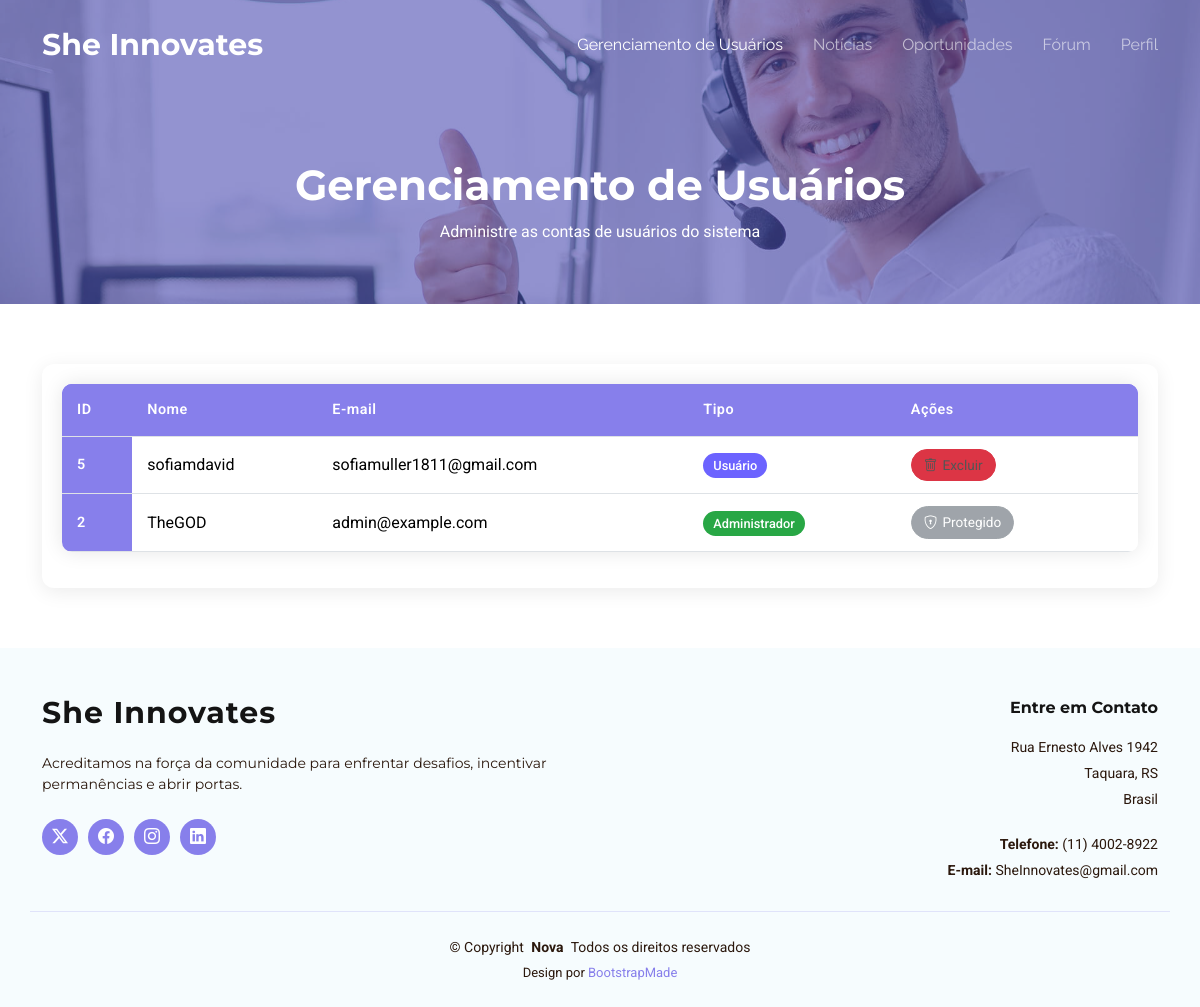
Page /Back-End-Projeto-Integrador/UserADM/controleUserAdm.php on the committed database.
### tables this page shows
CREATE TABLE `usuarios` (
  `usuario_id` int NOT NULL,
  `nome_usuario` varchar(50) NOT NULL,
  `email` varchar(100) NOT NULL,
  `senha` varchar(255) NOT NULL,
  `is_admin` tinyint(1) NOT NULL DEFAULT '0'
);

### Back-End-Projeto-Integrador/UserADM/controleUserAdm.php (the view, shortened to what this page needs)
<!DOCTYPE html>
<html lang="en">
<head>
  <?php require("../Include/hrefCssHead.php"); ?>
</head>
<body class="contact-page">
<?php require_once __DIR__ . '/../Include/menuADM.php'; ?>
<main class="main">
  <div class="page-title dark-background" data-aos="fade" style="background-image: url(../assets/img/contact-page-title-bg.jpg);">
    <div class="container">
      <h1>Gerenciamento de Usuários</h1>
      <nav class="breadcrumbs">
        <ol>
          <li class="current">Administre as contas de usuários do sistema</li>
        </ol>
      </nav>
    </div>
  </div>
  <section id="user-management" class="user-management section">
    <div class="container" data-aos="fade-up">
      <div class="table-responsive">
        <table class="table table-hover user-table">
          <thead>
            <tr>
              <th scope="col">ID</th>
              <th scope="col">Nome</th>
              <th scope="col">E-mail</th>
              <th scope="col">Tipo</th>
              <th scope="col">Ações</th>
            </tr>
          </thead>
          <tbody>
<?php
$host = "db";
$user = "root";
$pass = "root";
$dbname = "meu_banco";
$port = 3306;
$conn = new mysqli($host, $user, $pass, $dbname, $port);
$conn->set_charset("utf8");
$sql = "SELECT usuario_id, nome_usuario, email, is_admin FROM usuarios ORDER BY nome_usuario ASC";
$resultado = $conn->query($sql);
if ($resultado && $resultado->num_rows > 0) {
    while ($linha = $resultado->fetch_assoc()) {
        $id = (int)$linha['usuario_id'];
        $nome = htmlspecialchars($linha['nome_usuario'], ENT_QUOTES, 'UTF-8');
        $email = htmlspecialchars($linha['email'], ENT_QUOTES, 'UTF-8');
        $is_admin = (int)$linha['is_admin'] === 1;
        echo "<tr>";
        echo "<th scope='row'>{$id}</th>";
        echo "<td>{$nome}</td>";
        echo "<td>{$email}</td>";
        echo "<td>" . ($is_admin ? "<span class='badge-admin'>Administrador</span>" : "<span class='badge-user'>Usuário</span>") . "</td>";
        if ($is_admin) {
            echo "<td><button class='btn btn-sm btn-secondary action-btn' disabled><i class='bi bi-shield-lock'></i> Protegido</button></td>";
        } else {
            echo "<td>
                    <button class='btn btn-sm btn-danger action-btn delete-user' data-user-id='{$id}' data-user-name='{$nome}'>
                      <i class='bi bi-trash'></i> Excluir
                    </button>
                  </td>";
        }
        echo "</tr>";
    }
} else {
    echo "<tr><td colspan='5' class='text-center'>Nenhum usuário encontrado.</td></tr>";
}
?>
          </tbody>
        </table>
      </div>
    </div>
  </section>
</main>
<footer id="footer" class="footer light-background">
  <?php require("../Include/footer.php"); ?>
</footer>
</body>
</html>

### assets/css/main.css (style rules this page uses)
:root { --default-font: "Roboto", system-ui, -apple-system, "Segoe UI", Roboto, "Helvetica Neue", Arial, "Noto Sans", "Liberation Sans", sans-serif, "Apple Color Emoji", "Segoe UI Emoji", "Segoe UI Symbol", "Noto Color Emoji"; --heading-font: "Montserrat", sans-serif; --nav-font: "Raleway", sans-serif; }
:root { --background-color: #ffffff; --default-color: #2b180d; --heading-color: #141414; --accent-color: #877feb; --surface-color: #ffffff; --contrast-color: #ffffff; }
:root { --nav-color: rgba(255, 255, 255, 0.6); --nav-hover-color: #ffffff; --nav-mobile-background-color: #ffffff; --nav-dropdown-background-color: #ffffff; --nav-dropdown-color: #212529; --nav-dropdown-hover-color: #56b8e6; }
.light-background { --background-color: #f6fcfe; --surface-color: #ffffff; }
.dark-background { --background-color: #4d4eb2; --default-color: #ffffff; --heading-color: #ffffff; --surface-color: #254160; --contrast-color: #ffffff; }
:root { scroll-behavior: smooth; }
body { color: var(--default-color); background-color: var(--background-color); font-family: var(--default-font); }
h1, h2, h3, h4, h5, h6 { color: var(--heading-color); font-family: var(--heading-font); }
.footer { color: var(--default-color); background-color: var(--background-color); font-size: 14px; position: relative; }
.page-title { color: var(--default-color); background-color: var(--background-color); background-size: cover; background-position: center; background-repeat: no-repeat; padding: 160px 0 60px 0; text-align: center; position: relative; }
.page-title:before { content: ""; background-color: color-mix(in srgb, var(--background-color), transparent 40%); position: absolute; inset: 0; }
.page-title .container { position: relative; }
.page-title h1 { font-size: 42px; font-weight: 700; margin-bottom: 10px; }
.page-title .breadcrumbs ol { display: flex; flex-wrap: wrap; list-style: none; justify-content: center; padding: 0; margin: 0; font-size: 16px; font-weight: 400; }
section, .section { color: var(--default-color); background-color: var(--background-color); padding: 60px 0; scroll-margin-top: 100px; overflow: clip; }
.action-btn { display: flex; align-items: center; margin-right: 20px; color: #555; cursor: pointer; transition: color 0.3s; }
.action-btn i { margin-right: 5px; }
.table-responsive { background-color: white; border-radius: 10px; box-shadow: 0 2px 10px rgba(0,0,0,0.05); padding: 20px; }
.table th { background-color: #877feb; color: white; vertical-align: middle; }
.page-title { background-size: cover; background-position: center; }
.table th { font-weight: 600; letter-spacing: 0.5px; font-size: 0.9rem; }
.table td { vertical-align: middle; padding: 12px 8px; }
.table-responsive { border-radius: 12px; overflow: hidden; box-shadow: 0 4px 20px rgba(0,0,0,0.08); }

### Back-End-Projeto-Integrador/UserADM/controleUserAdm.php (style rules this page uses)
.user-table { border-radius: 10px; overflow: hidden; box-shadow: 0 0 20px rgba(0,0,0,0.1); }
.user-table thead { background-color: #6c63ff; color: white; }
.user-table th { padding: 15px; font-weight: 600; }
.user-table td { padding: 12px 15px; vertical-align: middle; }
.user-table tbody tr { transition: all 0.3s ease; }
.badge-user { background-color: #6c63ff; color: white; padding: 5px 10px; border-radius: 20px; font-size: 0.8rem; font-weight: 500; }
.badge-admin { background-color: #28a745; color: white; padding: 5px 10px; border-radius: 20px; font-size: 0.8rem; font-weight: 500; }
.action-btn { padding: 5px 12px; border-radius: 20px; font-size: 0.85rem; transition: all 0.3s ease; }

### rows in the picture
usuarios: usuario_id "5", nome_usuario "sofiamdavid", email "sofiamuller1811@gmail.com", is_admin "Usuário"
usuarios: usuario_id "2", nome_usuario "TheGOD", email "admin@example.com", is_admin "Administrador"
